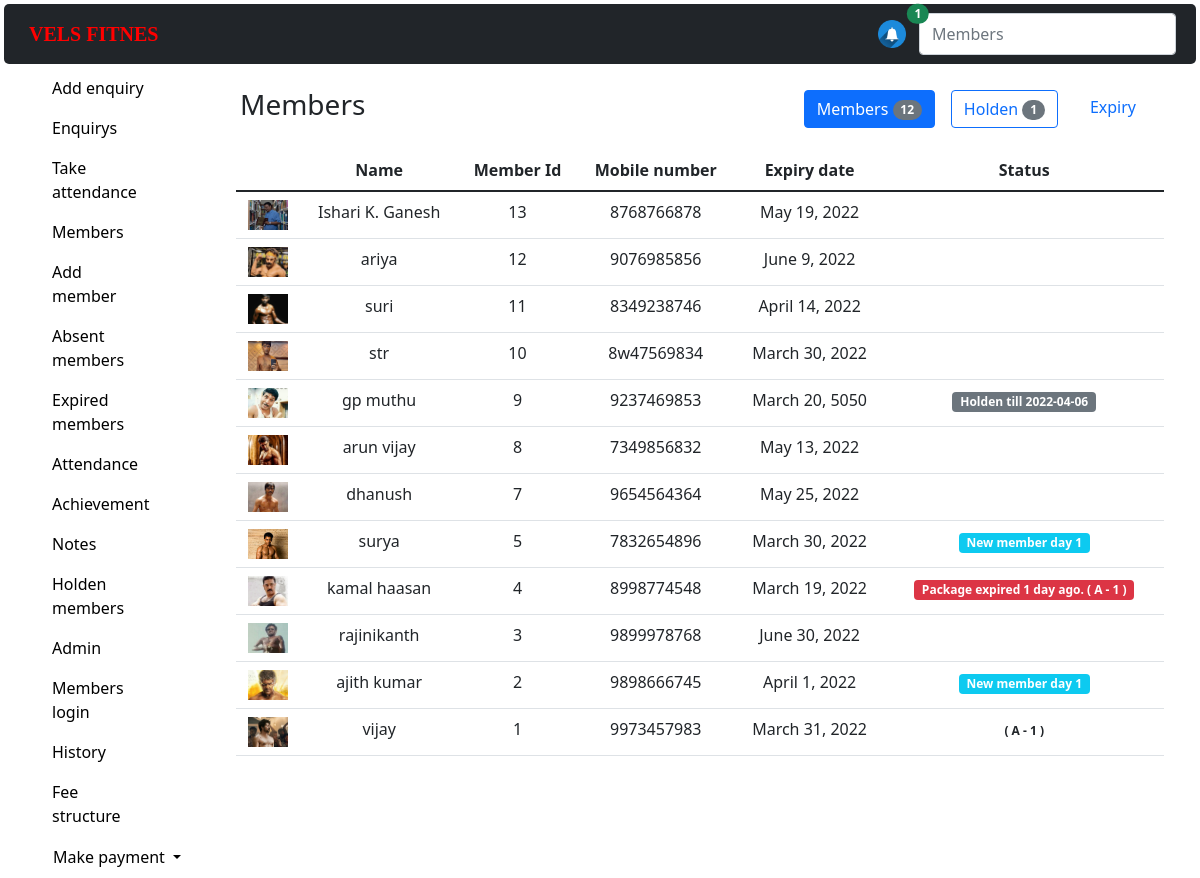
/members, run on the app's committed database.
### administrator/models.py (models this page shows, shortened)
class Member(models.Model):
    name = models.CharField(max_length=100)
    memberId=models.CharField(max_length=10)
    number = models.CharField(max_length=10)
    joined = models.DateField()
    expiry = models.DateField()
    image       = models.ImageField(default="default/person.png",blank=True,null=True,upload_to='./')
    shift="Morning"
    shift_types = (
        ('Morning', 'Morning'),
        ('Evening', 'Evening'),
    )
    shift_type = models.CharField(max_length=10,choices=shift_types,default=shift)
    message = models.TextField(blank=True)
    hold = models.BooleanField(default=False)
    hold_date = models.DateField(blank=True,null=True)
    hold_reason= models.CharField(max_length=100,blank=True)
    dark_color = ""
    colors_types = (
        ('danger', 'danger'),
        ('warning', 'warning'),
        ('success', 'success'),
        ('info', 'info'),
        ('secondary', 'secondary'),
        (dark_color, ''),
    )
    color = models.CharField(max_length=30,blank=True, choices=colors_types,default=dark_color)
    color_message = models.CharField(blank=True, max_length=30,default=" ")
    def info(self)->str:
        return f"""
    Name :\t{self.name}\t
    Member Id :{self.memberId}
    Number :{self.message}
    joined :{self.joined}
    shift :{self.shift_type}
    Message :{self.message}
    expiry :{self.expiry}

    """

### administrator/all_views/member.py (the view)
# urls.py: path('members',member.members,name='members'),
def members(req):
    members_color()
    members = Member.objects.all()
    if req.method == 'POST':
        data = req.POST
        members = Member.objects.filter(name__startswith=data['queries']) | Member.objects.filter(
            memberId__startswith=data['queries']) | Member.objects.filter(number__startswith=data['queries'])
    return render(req, 'administrator/members/members.html', {
        "page_name": "Members",
        "members": members[::-1],
        "count": count_members_page()
    })

### administrator/counter.py (called while the page is built)
def enquirys_info():
    today = []
    for enquiry in Enquirys.objects.order_by("joining_date"):
        if enquiry.joining_date == datetime.date.today():
            today.append(enquiry)
    expired = []
    for enquiry in Enquirys.objects.order_by("joining_date"):
        if str(datetime.date.today()-enquiry.joining_date)[0] != "-" and enquiry.joining_date != datetime.date.today():
            expired.append(enquiry)
    reminder = []
    date = datetime.date.today()
    for i in range(20):
        date += datetime.timedelta(days=1)
        for enquiry in Enquirys.objects.filter(joining_date=date):
            reminder.append(enquiry)
    return {
        "total": Enquirys.objects.count(),
        "today": len(today),
        "expired": len(expired),
        "reminder": len(reminder),
    }

def expiry_info():
    today = 0
    expired = 0
    reminder = 0
    for member in Member.objects.order_by("expiry"):
        if member.expiry == datetime.date.today():
            today += 1
    for member in Member.objects.order_by("-expiry"):
        if str(datetime.date.today()-member.expiry)[0] != "-" and member.expiry != datetime.date.today():
            expired += 1
    date = datetime.date.today()
    for i in range(20):
        date += datetime.timedelta(days=1)
        for member in Member.objects.filter(expiry=date):
            reminder += 1
    return {
        "today": today,
        "expired": expired,
        "reminder": reminder,
    }

def today()->dict:
    enquirys = enquirys_info()
    expiry = expiry_info()
    hold = hold_info()
    return  {
        "total" : enquirys["today"] + expiry["today"] + hold["today"],
        "total_enquirys_expiry" : enquirys["today"] + expiry["today"] ,
        "enquirys":enquirys["today"],
        "expiry":expiry["today"],
        "hold":hold["today"],
        }

def count_members_page() -> dict:
    return {
    "today":today(),
    "members": Member.objects.all().count(),
    "hold": hold_info(),
    "expiry": expiry_info(),
    "name":"members"
}

### administrator/templates/administrator/members/members.html (shortened to what this page needs)
{%extends 'main.html'%}
{%block content%}
{% include 'members_navbar.html'%}
<div class="container-fluid  text-center">
  <table class="table table-hover">
      <thead>
          <tr>
            <th scope="col"></th>
            <th scope="col">Name</th>
            <th scope="col">Member Id</th>
              <th scope="col">Mobile number </th>
              <th scope="col">Expiry date</th>
              <th scope="col">Status </th>
          </tr>
      </thead>
      <tbody>
            {%for member in members%}
              <tr onclick="window.location='member/{{member.id}}/'"  class="" >
              <td><img src="{{member.image.url}}"  id="members_img"    class="cropped"    alt="{{member.image.url}}"  style="width:40px;height: 30px;">
              </td>
              <td class="">{{member.name}}</td>
              <td>{{member.memberId}}</td>
              <td>{{member.number}}</td>
              <td>{{member.expiry}}</td>
              <td><span class="m-1 badge bg-{{member.color}}">{{member.color_message}}</span></td>
            </tr>
            {%endfor%}
          </tbody>
      </table>
</div>
{%endblock%}

### administrator/templates/administrator/members/members.html (style rules this page uses)
.cropped { width: 800px; height: 800px; object-fit: cover; object-position: 30% 1%; }

### data on the page
Member: image (picture), name "Ishari K. Ganesh", memberId "13", number "8768766878", expiry "May 19, 2022"
Member: image (picture), name "ariya", memberId "12", number "9076985856", expiry "June 9, 2022"
Member: image (picture), name "suri", memberId "11", number "8349238746", expiry "April 14, 2022"
Member: image (picture), name "str", memberId "10", number "8w47569834", expiry "March 30, 2022"
Member: image (picture), name "gp muthu", memberId "9", number "9237469853", expiry "March 20, 5050", color_message "Holden till 2022-04-06"
Member: image (picture), name "arun vijay", memberId "8", number "7349856832", expiry "May 13, 2022"
Member: image (picture), name "dhanush", memberId "7", number "9654564364", expiry "May 25, 2022"
Member: image (picture), name "surya", memberId "5", number "7832654896", expiry "March 30, 2022", color_message "New member day 1"
Member: image (picture), name "kamal haasan", memberId "4", number "8998774548", expiry "March 19, 2022", color_message "Package expired 1 day ago. ( A - 1 )"
Member: image (picture), name "rajinikanth", memberId "3", number "9899978768", expiry "June 30, 2022"
Member: image (picture), name "ajith kumar", memberId "2", number "9898666745", expiry "April 1, 2022", color_message "New member day 1"
Member: image (picture), name "vijay", memberId "1", number "9973457983", expiry "March 31, 2022", color_message "( A - 1 )"

### other printed values
{{ count.today.total }} "1"
{{ page_name }} "Members"
{{ count.members }} "12"
{{ count.hold.total }} "1"
